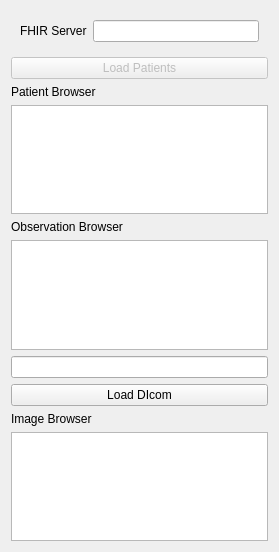
<?xml version="1.0" encoding="UTF-8"?>
<ui version="4.0">
 <class>FHIRReader</class>
 <widget class="qMRMLWidget" name="FHIRReader">
  <property name="geometry">
   <rect>
    <x>0</x>
    <y>0</y>
    <width>279</width>
    <height>552</height>
   </rect>
  </property>
  <layout class="QVBoxLayout" name="verticalLayout">
   <item>
    <widget class="ctkCollapsibleButton" name="connectionCollapsibleButton" native="true">
     <property name="text" stdset="0">
      <string>Connection Information</string>
     </property>
     <layout class="QFormLayout" name="formLayout_2">
      <item row="1" column="0">
       <widget class="QLabel" name="label">
        <property name="text">
         <string>FHIR Server</string>
        </property>
       </widget>
      </item>
      <item row="1" column="1">
       <widget class="QLineEdit" name="FhirServerLineEdit"/>
      </item>
     </layout>
    </widget>
   </item>
   <item>
    <widget class="QPushButton" name="loadPatientsButton">
     <property name="enabled">
      <bool>false</bool>
     </property>
     <property name="toolTip">
      <string>Run the algorithm.</string>
     </property>
     <property name="text">
      <string>Load Patients</string>
     </property>
    </widget>
   </item>
   <item>
    <widget class="QLabel" name="label_2">
     <property name="text">
      <string>Patient Browser</string>
     </property>
    </widget>
   </item>
   <item>
    <widget class="QListWidget" name="PatientListWidget"/>
   </item>
   <item>
    <widget class="QLabel" name="label_3">
     <property name="text">
      <string>Observation Browser</string>
     </property>
    </widget>
   </item>
   <item>
    <widget class="QListWidget" name="ObservationListWidget"/>
   </item>
   <item>
    <widget class="QLineEdit" name="DICOMLineEdit"/>
   </item>
   <item>
    <widget class="QPushButton" name="loadDICOMButton">
     <property name="text">
      <string>Load DIcom</string>
     </property>
    </widget>
   </item>
   <item>
    <widget class="QLabel" name="label_4">
     <property name="text">
      <string>Image Browser</string>
     </property>
    </widget>
   </item>
   <item>
    <widget class="QListWidget" name="ImageListWidget"/>
   </item>
   <item>
    <spacer name="verticalSpacer">
     <property name="orientation">
      <enum>Qt::Vertical</enum>
     </property>
     <property name="sizeHint" stdset="0">
      <size>
       <width>20</width>
       <height>40</height>
      </size>
     </property>
    </spacer>
   </item>
  </layout>
 </widget>
 <customwidgets>
  <customwidget>
   <class>ctkCollapsibleButton</class>
   <extends>QWidget</extends>
   <header>ctkCollapsibleButton.h</header>
   <container>1</container>
  </customwidget>
  <customwidget>
   <class>qMRMLWidget</class>
   <extends>QWidget</extends>
   <header>qMRMLWidget.h</header>
   <container>1</container>
  </customwidget>
 </customwidgets>
 <resources/>
 <connections/>
</ui>
